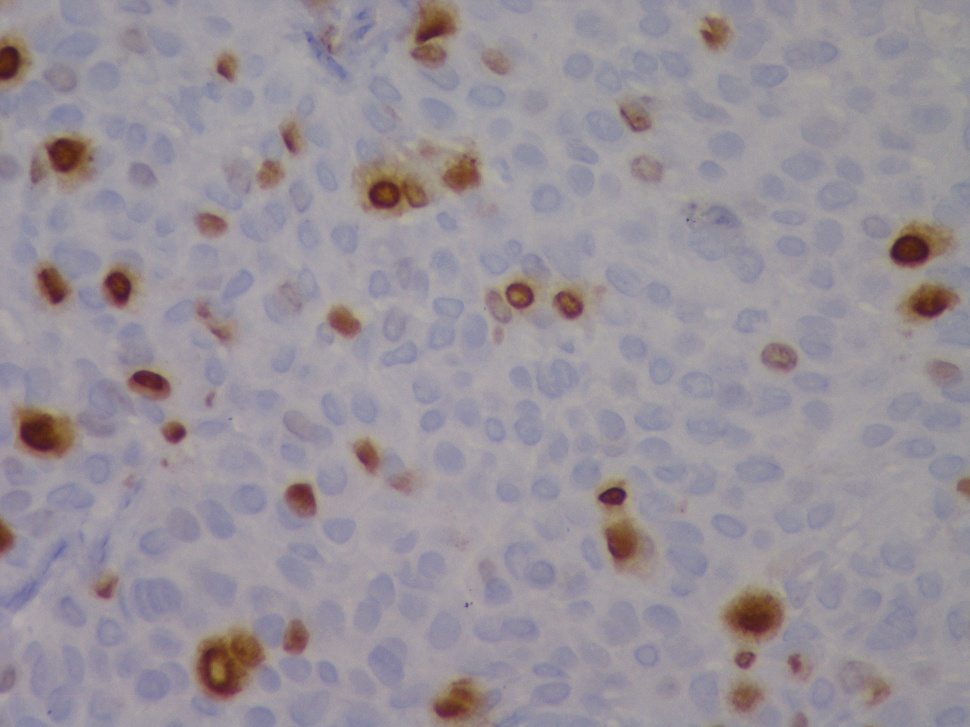
#> input picture Assignment7/1.jpg, 970 x 727 px, shrunk from 2560 x 1920 before the run
$ jupyter execute CV_Assignment7.ipynb
#> lines starting #> are read from the running program, lines starting #| are printed output that depends on the picture; after the words box and inside, x2 and y2 are one past the last pixel; in counts of white or black regions, pixels touching at a corner belong together
[cell 1]
import cv2
from matplotlib import pyplot as plt
import numpy as np
import sys

np.set_printoptions(threshold=sys.maxsize)

[cell 2]
img = cv2.imread("1.jpg")
#> img is the input picture: shape (727, 970, 3); mean B, G, R 153.9, 145.9, 152.8

# Change color to RGB (from BGR)
img = cv2.cvtColor(img, cv2.COLOR_BGR2RGB)
plt.imshow(img)

[cell 3]
# Reshaping the image into a 2D array of pixels and 3 color values (RGB)
pixel_vals = img.reshape((-1,3))

# Convert to float type
pixel_vals = np.float32(pixel_vals)

[cell 4]
#the below line of code defines the criteria for the algorithm to stop running,
#which will happen is 100 iterations are run or the epsilon (which is the required accuracy)
#becomes 85%
criteria = (cv2.TERM_CRITERIA_EPS + cv2.TERM_CRITERIA_MAX_ITER, 100, 0.85)

# then perform k-means clustering wit h number of clusters defined as 3
#also random centres are initially choosed for k-means clustering
k = 6
retval, labels, centers = cv2.kmeans(pixel_vals, k, None, criteria, 10, cv2.KMEANS_RANDOM_CENTERS)
#> retval = 62896350.6; centers = [[98.77, 52.02, 46.8], [162.7, 157.5, 163.4], [141.6, 137.9, 155.6], [152.7, 148, 157.9], [130.4, 96.2, 83.32], [147.2, 129.6, 123]]

# convert data into 8-bit values
centers = np.uint8(centers)
#> centers = [[98, 52, 46], [162, 157, 163], [141, 137, 155], [152, 148, 157], [130, 96, 83], [147, 129, 123]]
segmented_data = centers[labels.flatten()]

ret, labels = cv2.connectedComponents(segmented_data)
#> ret = 2
print(ret)
#| 2
# reshape data into the original image dimensions
segmented_image = segmented_data.reshape((img.shape))

plt.imshow(segmented_image)

[cell 5]
img = cv2.imread("1.jpg")

gray = cv2.cvtColor(img, cv2.COLOR_BGR2GRAY)

gray_correct = np.array(255 * (gray / 255) ** 1.2 , dtype='uint8')

# gray_equ = cv2.equalizeHist(gray)

plt.imshow(gray_correct, cmap="gray")
# gray_correct.min()

[cell 6]
thresh = cv2.adaptiveThreshold(gray_correct, 255, cv2.ADAPTIVE_THRESH_GAUSSIAN_C, cv2.THRESH_BINARY_INV, 255, 35)
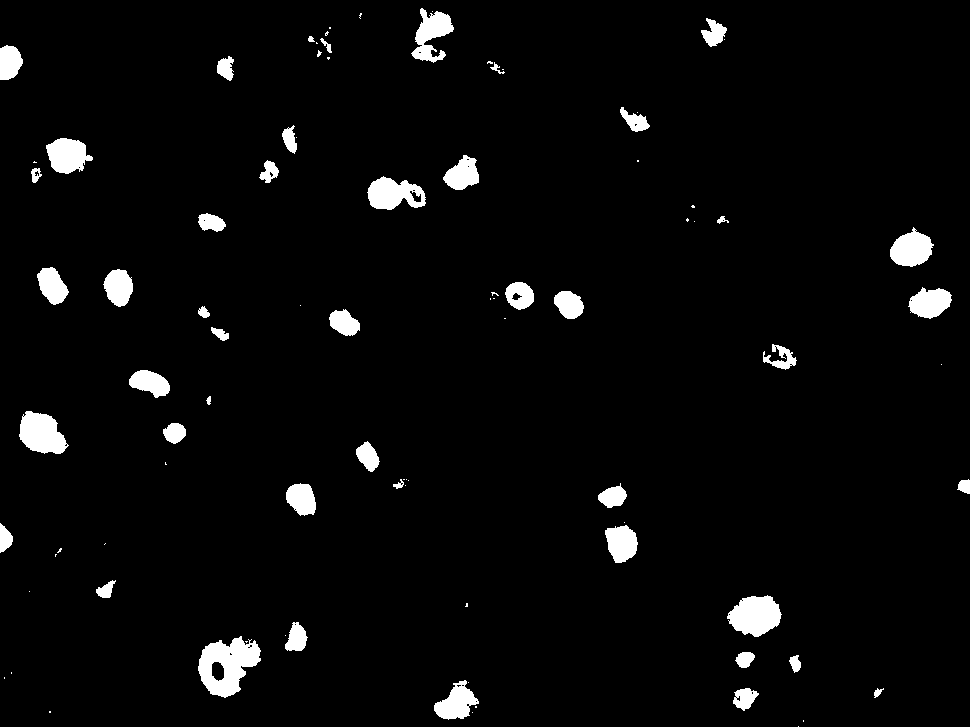
#> thresh: shape (727, 970); 3.6% white; 90 white regions (44 under 20 px), largest, box (x1, y1, x2, y2) and area: (198, 636, 261, 698) 2307, (727, 595, 782, 637) 1607, (19, 411, 69, 454) 1479
# thresh = cv2.bitwise_not(thresh)
# ret, thresh = cv2.threshold(gray_correct, 100, 255, cv2.THRESH_BINARY+cv2.THRESH_OTSU)

plt.imshow(thresh, cmap="gray")

[cell 7]
# Dilatation et erosion
kernel = np.ones((15,15), np.uint8)
img_dilation = cv2.dilate(thresh, kernel, iterations=5)
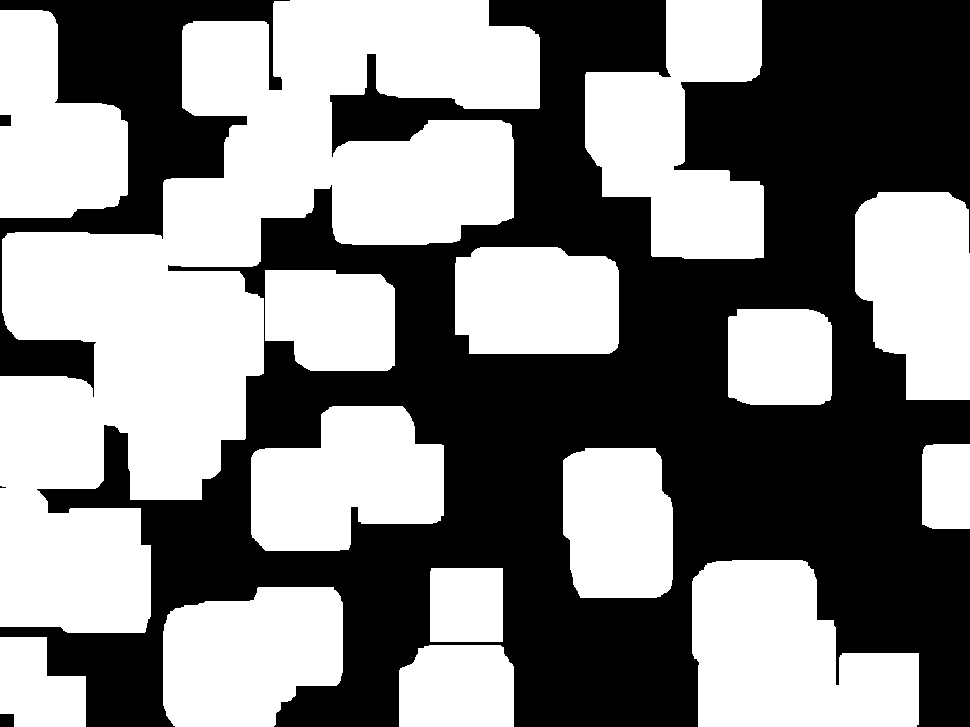
#> img_dilation: shape (727, 970); 51% white; 5 black regions (1 under 20 px), largest, box (x1, y1, x2, y2) and area: (0, 0, 970, 727) 313742, (0, 0, 290, 397) 31355, (0, 714, 14, 727) 182, (0, 115, 11, 126) 121
img_erode = cv2.erode(img_dilation,kernel, iterations=5)
#> img_erode: shape (727, 970); 8.6% white; 30 white regions (2 under 20 px), largest, box (x1, y1, x2, y2) and area: (37, 267, 229, 465) 11875, (727, 595, 884, 727) 8408, (0, 523, 116, 598) 5085
# clean all noise after dilatation and erosion
img_erode = cv2.medianBlur(img_erode, 7)
#> img_erode: shape (727, 970); 8.5% white; 28 white regions, largest, box (x1, y1, x2, y2) and area: (37, 268, 229, 445) 11819, (728, 596, 883, 727) 8396, (0, 524, 114, 598) 5072

plt.imshow(img_erode, cmap="gray")

[cell 8]
ret, labels = cv2.connectedComponents(img_erode)
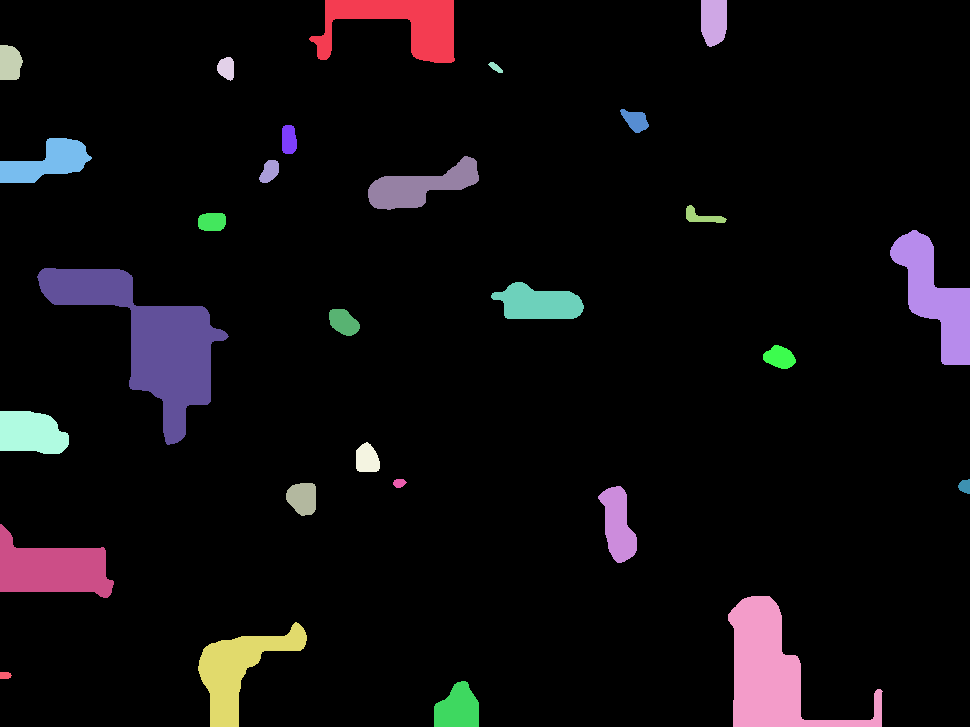
#> labels: shape (727, 970) int32; 29 distinct labels, from 0 to 28; one colour per label, 0 black
#> ret = 29
print(ret)
#| 29

[cell 9]
thresh1 = cv2.adaptiveThreshold(gray_correct, 255, cv2.ADAPTIVE_THRESH_GAUSSIAN_C, cv2.THRESH_BINARY, 255, 15)
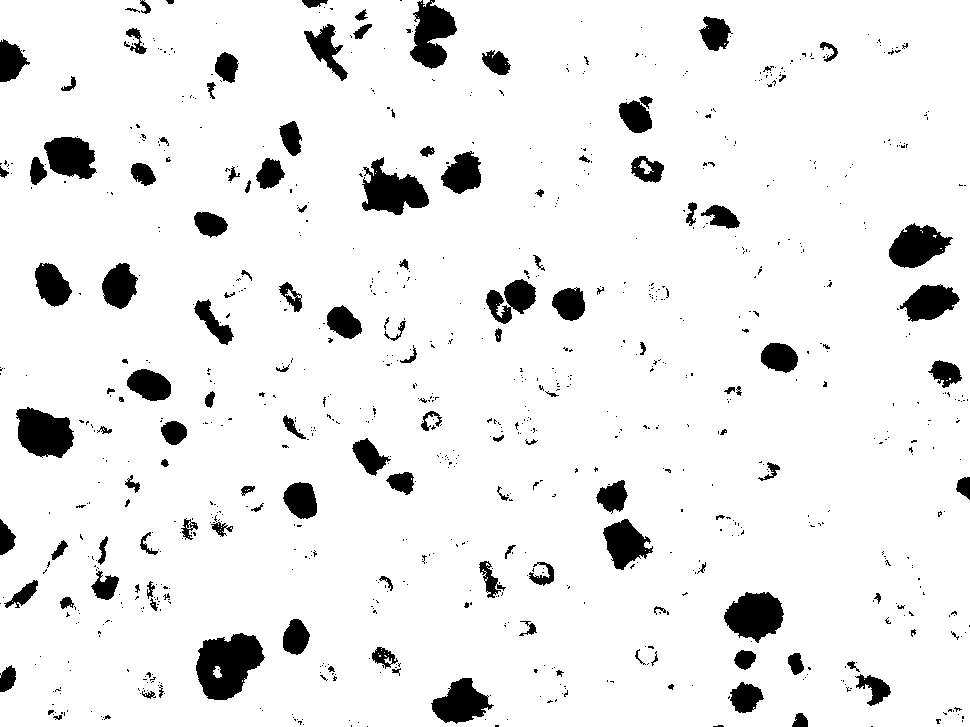
#> thresh1: shape (727, 970); 92.5% white; 912 black regions (775 under 20 px), largest, box (x1, y1, x2, y2) and area: (196, 633, 265, 700) 3108, (362, 157, 429, 215) 2173, (16, 407, 74, 458) 2134
thresh1 = cv2.bitwise_not(thresh1)
# ret, thres = cv2.threshold(gray_correct, 1, 255, cv2.THRESH_BINARY_INV+cv2.THRESH_OTSU)

plt.imshow(thresh1, cmap="gray")

[cell 10]
# Dilatation et erosion
kernel = np.ones((10,10), np.uint8)
img_dilation = cv2.dilate(thresh1, kernel, iterations=1)
#> img_dilation: shape (727, 970); 22.9% white; 236 white regions, largest, box (x1, y1, x2, y2) and area: (192, 629, 270, 705) 4549, (720, 588, 789, 675) 4005, (592, 476, 658, 575) 3955
img_erode = cv2.erode(img_dilation,kernel, iterations=1)
#> img_erode: shape (727, 970); 9% white; 391 white regions (231 under 20 px), largest, box (x1, y1, x2, y2) and area: (197, 634, 266, 701) 3244, (725, 593, 785, 671) 2493, (360, 158, 430, 216) 2435
# clean all noise after dilatation and erosion
img_erode = cv2.medianBlur(img_erode, 7)
#> img_erode: shape (727, 970); 8.4% white; 139 white regions (18 under 20 px), largest, box (x1, y1, x2, y2) and area: (197, 635, 265, 701) 3225, (362, 159, 430, 216) 2420, (598, 482, 654, 570) 2380

plt.imshow(img_erode, cmap="gray")

[cell 11]
ret1, labels1 = cv2.connectedComponents(img_erode)
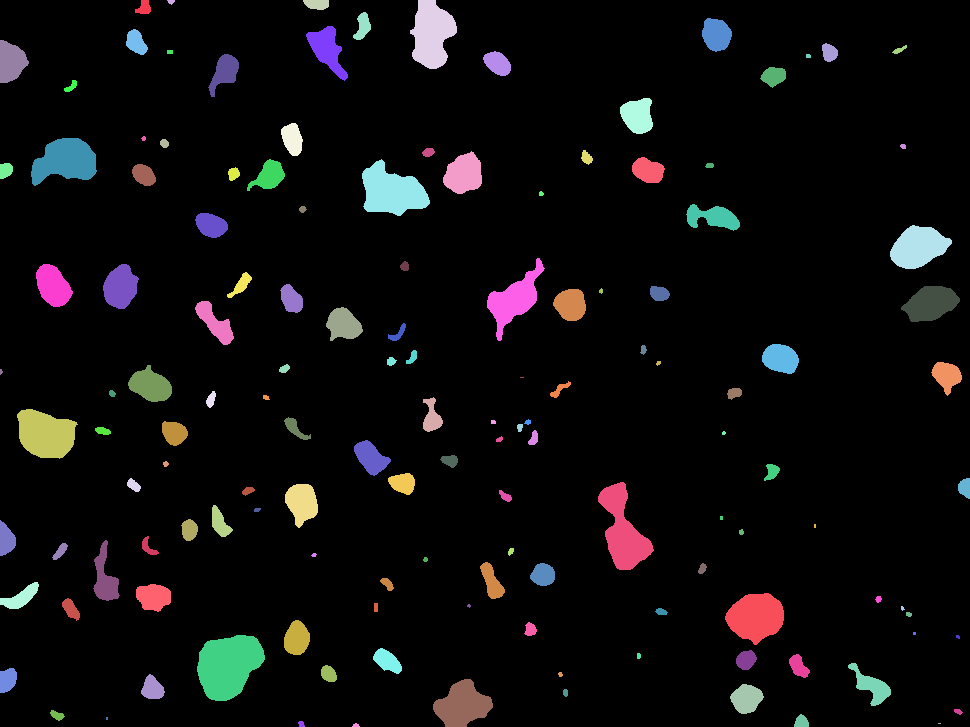
#> labels1: shape (727, 970) int32; 140 distinct labels, from 0 to 139; one colour per label, 0 black
#> ret1 = 140

print(ret1)
#| 140

$ run again, with Assignment7/2.jpg copied over Assignment7/1.jpg
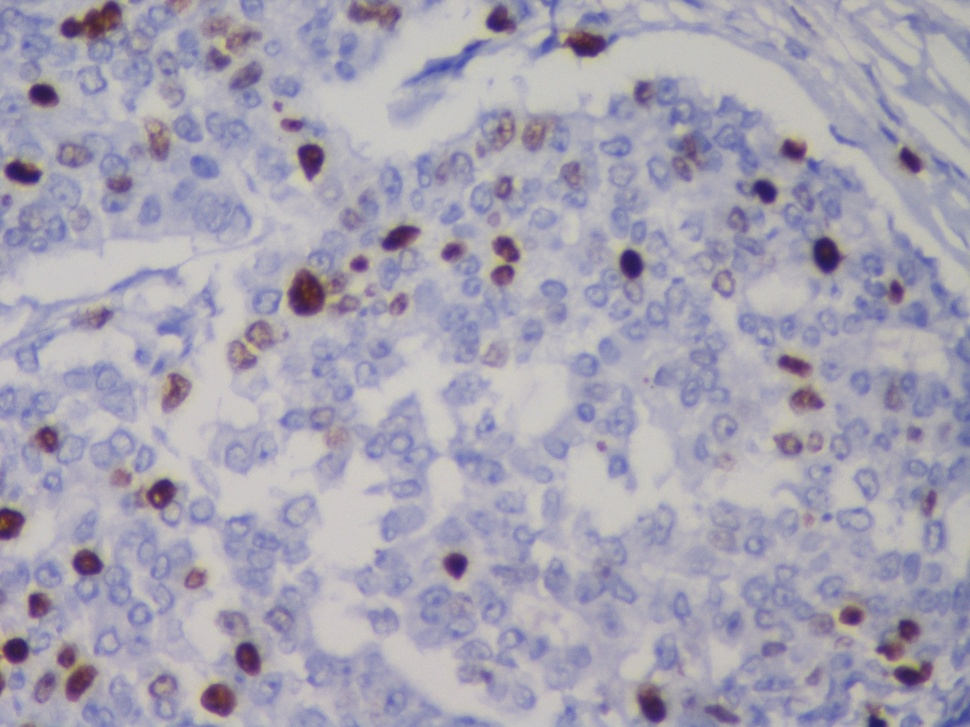
#> input picture Assignment7/2.jpg, 970 x 727 px, shrunk from 2560 x 1920 before the run
#> img is the input picture: shape (727, 970, 3); mean B, G, R 179.1, 163.5, 166.9
#> `retval, labels, centers = cv2.kmeans(pixel_vals, k, None, criteria, 10..`: retval = 121733566.2; centers = [[84.45, 53.77, 99.01], [195.5, 193, 192], [140.8, 138.7, 172.1], [177.1, 174.7, 184], [123.3, 109.9, 147.1], [160.2, 158.4, 179]]
#> `centers = np.uint8(centers)`: centers = [[84, 53, 99], [195, 192, 192], [140, 138, 172], [177, 174, 184], [123, 109, 147], [160, 158, 179]]
#> `ret, labels = cv2.connectedComponents(segmented_data)`: ret = 2
#| 2
#> thresh: shape (727, 970); 7.4% white; 613 white regions (327 under 20 px), largest, box (x1, y1, x2, y2) and area: (60, 0, 122, 43) 1446, (288, 269, 328, 316) 1341, (540, 27, 618, 58) 1250
#> `ret, labels = cv2.connectedComponents(img_erode)`:
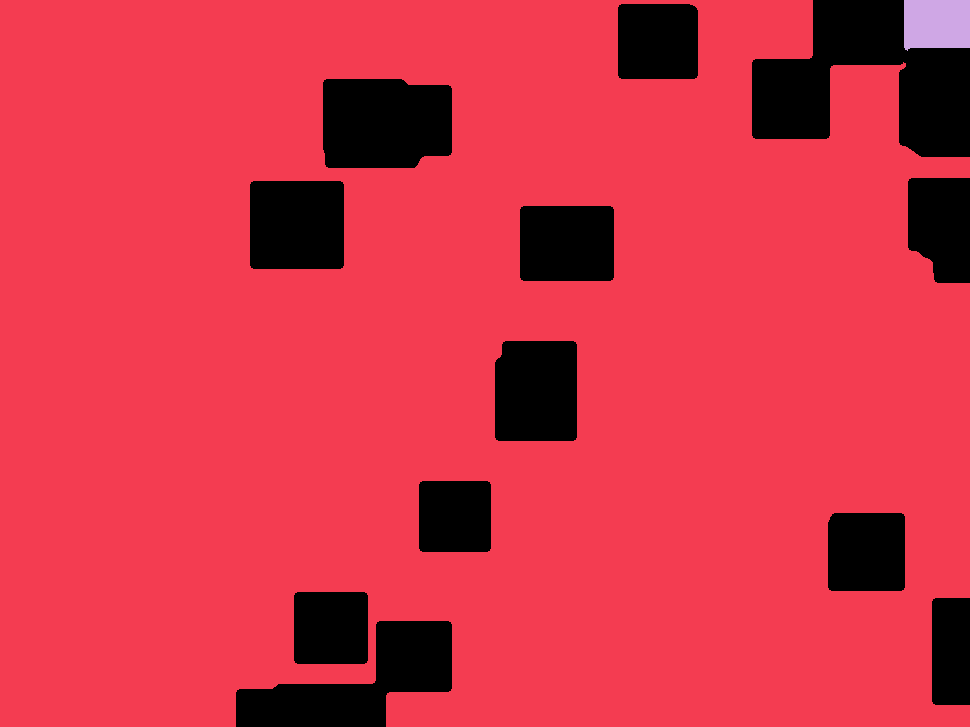
#> labels: shape (727, 970) int32; 3 distinct labels, from 0 to 2; one colour per label, 0 black
#> `ret, labels = cv2.connectedComponents(img_erode)`: ret = 3
#| 3
#> `ret1, labels1 = cv2.connectedComponents(img_erode)`:
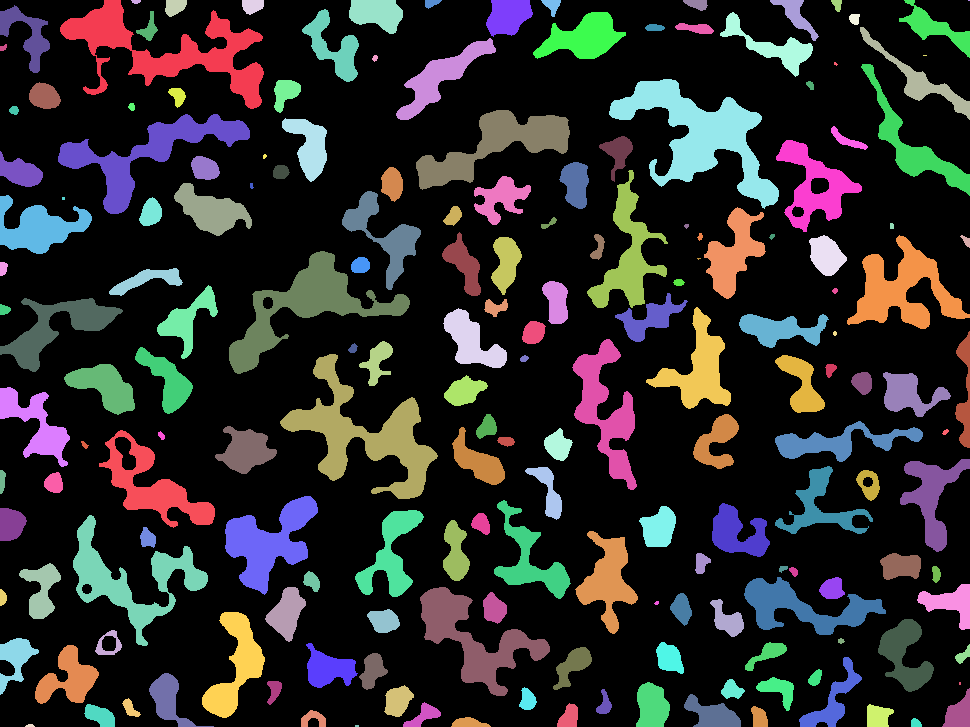
#> labels1: shape (727, 970) int32; 183 distinct labels, from 0 to 182; one colour per label, 0 black
#> ret1 = 183
#| 183
